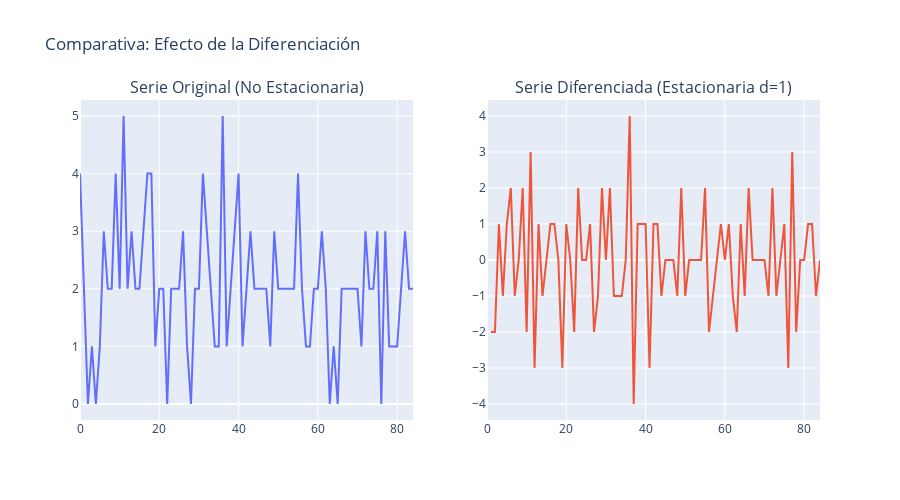

Source (notebook cell):
### Markdown cell above
[NOTES] Here comes the differentiation part and model order. The time series has NaN values (careful w that)

### Code cell
def check_stationarity(series, title="Serie Original"):
    result = adfuller(series.dropna())
    print(f'ADF Test: {title}')
    print(f'Estadístico ADF: {result[0]:.4f}')
    print(f'p-value: {result[1]:.4f}')
    is_stationary = result[1] < 0.05
    print(f"¿Es estacionaria? {'SÍ' if is_stationary else 'NO'}\n")
    return is_stationary

# 1. Revisamos la serie original
check_stationarity(goals_per_day["total_goals"], "Nivel Original")

# 2. Aplicamos Primera Diferencia (d=1)
ts_mlb_diff = goals_per_day['total_goals'].diff()

# 3. Revisamos la serie diferenciada
check_stationarity(ts_mlb_diff, "Primera Diferencia (d=1)")

# Creamos una figura con 2 columnas (Subplots)
fig = make_subplots(
    rows=1, cols=2,
    subplot_titles=("Serie Original (No Estacionaria)", "Serie Diferenciada (Estacionaria d=1)")
)

# Gráfico 1: Serie Original
fig.add_trace(
    go.Scatter(x=goals_per_day.index, y=goals_per_day['total_goals'], name='Original'),
    row=1, col=1
)

# Gráfico 2: Serie Diferenciada
fig.add_trace(
    go.Scatter(x=ts_mlb_diff.index, y=ts_mlb_diff, name='Diferenciada'),
    row=1, col=2
)

# Ajustes de diseño
fig.update_layout(
    title_text="Comparativa: Efecto de la Diferenciación",
    showlegend=False, # Ocultamos leyenda
    height=500
)

fig.show()

### Figure 1 — Plotly figure (JSON) as saved in the notebook; plotly's stock layout.template omitted (floating-point values rounded to 4 significant figures)
{"data": [{"name": "Original", "type": "scatter", "x": [0, 1, 2, 3, 4, 5, 6, 7, 8, 9, 10, 11, 12, 13, 14, 15, 16, 17, 18, 19, 20, 21, 22, 23, 24, 25, 26, 27, 28, 29, 30, 31, 32, 33, 34, 35, 36, 37, 38, 39, 40, 41, 42, 43, 44, 45, 46, 47, 48, 49, 50, 51, 52, 53, 54, 55, 56, 57, 58, 59, 60, 61, 62, 63, 64, 65, 66, 67, 68, 69, 70, 71, 72, 73, 74, 75, 76, 77, 78, 79, 80, 81, 82, 83, 84], "xaxis": "x", "y": [4, 2, 0, 1, 0, 1, 3, 2, 2, 4, 2, 5, 2, 3, 2, 2, 3, 4, 4, 1, 2, 2, 0, 2, 2, 2, 3, 1, 0, 2, 2, 4, 3, 2, 1, 1, 5, 1, 2, 3, 4, 1, 2, 3, 2, 2, 2, 2, 1, 3, 2, 2, 2, 2, 2, 4, 2, 1, 1, 2, 2, 3, 2, 0, 1, 0, 2, 2, 2, 2, 2, 1, 3, 2, 2, 3, 0, 3, 1, 1, 1, 2, 3, 2, 2], "yaxis": "y"}, {"name": "Diferenciada", "type": "scatter", "x": [0, 1, 2, 3, 4, 5, 6, 7, 8, 9, 10, 11, 12, 13, 14, 15, 16, 17, 18, 19, 20, 21, 22, 23, 24, 25, 26, 27, 28, 29, 30, 31, 32, 33, 34, 35, 36, 37, 38, 39, 40, 41, 42, 43, 44, 45, 46, 47, 48, 49, 50, 51, 52, 53, 54, 55, 56, 57, 58, 59, 60, 61, 62, 63, 64, 65, 66, 67, 68, 69, 70, 71, 72, 73, 74, 75, 76, 77, 78, 79, 80, 81, 82, 83, 84], "xaxis": "x2", "y": [NaN, -2.0, -2.0, 1.0, -1.0, 1.0, 2.0, -1.0, 0.0, 2.0, -2.0, 3.0, -3.0, 1.0, -1.0, 0.0, 1.0, 1.0, 0.0, -3.0, 1.0, 0.0, -2.0, 2.0, 0.0, 0.0, 1.0, -2.0, -1.0, 2.0, 0.0, 2.0, -1.0, -1.0, -1.0, 0.0, 4.0, -4.0, 1.0, 1.0, 1.0, -3.0, 1.0, 1.0, -1.0, 0.0, 0.0, 0.0, -1.0, 2.0, -1.0, 0.0, 0.0, 0.0, 0.0, 2.0, -2.0, -1.0, 0.0, 1.0, 0.0, 1.0, -1.0, -2.0, 1.0, -1.0, 2.0, 0.0, 0.0, 0.0, 0.0, -1.0, 2.0, -1.0, 0.0, 1.0, -3.0, 3.0, -2.0, 0.0, 0.0, 1.0, 1.0, -1.0, 0.0], "yaxis": "y2"}], "layout": {"annotations": [{"font": {"size": 16}, "showarrow": false, "text": "Serie Original (No Estacionaria)", "x": 0.225, "xanchor": "center", "xref": "paper", "y": 1, "yanchor": "bottom", "yref": "paper"}, {"font": {"size": 16}, "showarrow": false, "text": "Serie Diferenciada (Estacionaria d=1)", "x": 0.775, "xanchor": "center", "xref": "paper", "y": 1, "yanchor": "bottom", "yref": "paper"}], "height": 500, "showlegend": false, "title": {"text": "Comparativa: Efecto de la Diferenciación"}, "xaxis": {"anchor": "y", "domain": [0, 0.45]}, "xaxis2": {"anchor": "y2", "domain": [0.55, 1]}, "yaxis": {"anchor": "x", "domain": [0, 1]}, "yaxis2": {"anchor": "x2", "domain": [0, 1]}}}
